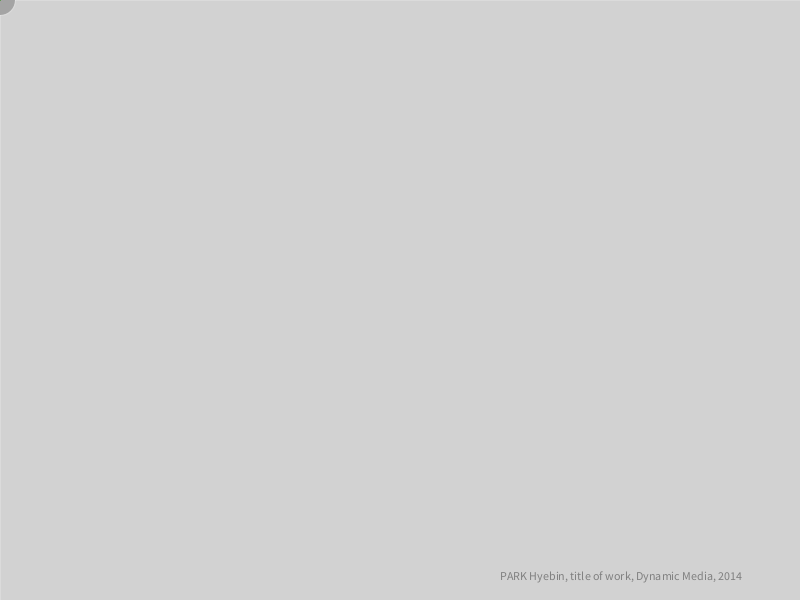
Frame 1 (no input)
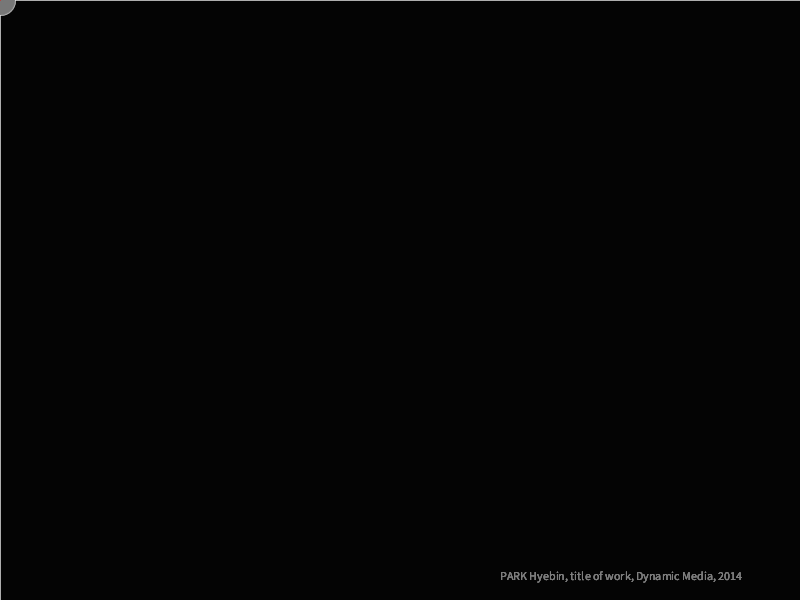
Frame 60 (the mouse pressed at the canvas centre just before this capture)
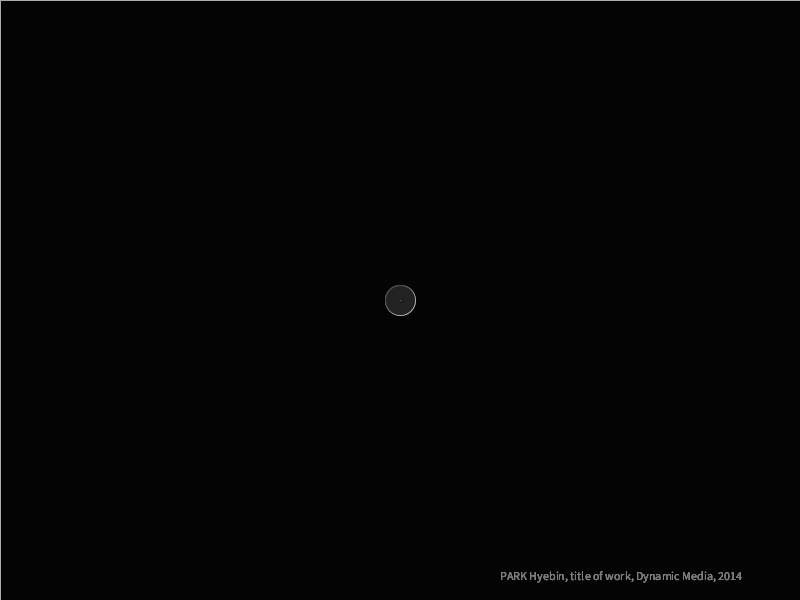
Frame 120 (the mouse held since frame 60 and released just before this capture)

The Processing sketch that drew these frames (run headless with seeded random() and noise(); from frame 60 on, the mouse is pressed at the canvas centre):

// Processing sketch: processing_148770
// ── processing_148770.pde

// Konkuk University
 // Department of Dynamic Media
 // SOS iDesign
// Name: PARK Hyebin
 // ID: 201420081

float xLast;
float yLast;
boolean backGround = true;
boolean switchStroke = true;
boolean switchRotation = true;
boolean onOff = true;
 

// -------------------------------------------- 
void setup(){
  size(800,600);
  smooth();
  background(#eeeeee,40);
  frameRate(10);
}
// -------------------------------------------- 
void draw(){
  if (backGround){
    fill(#eeeeee,30);
    stroke(0,50);
  }
  if(backGround){
    fill(0,30);
    stroke(255,50);
  }
  rect(0,0,width,height);
  line(mouseX, mouseY, pmouseX, pmouseY);
  fill(random(255));
  ellipse(mouseX, mouseY,30,30);
 
 stroke(random(255),random(155),random(200));
  line(mouseX,mouseY,xLast,yLast);
  xLast=pmouseX;
  yLast=pmouseY;
  title();
}
  // -------------------------------------------- 
 
void title(){
  fill(127);
  text("PARK Hyebin, title of work, Dynamic Media, 2014",width-300, height-20);
}
